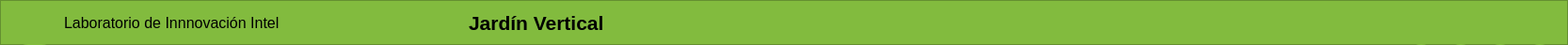
        <widget class="QFrame" name="frame_superior">
         <property name="minimumSize">
          <size>
           <width>0</width>
           <height>48</height>
          </size>
         </property>
         <property name="maximumSize">
          <size>
           <width>16777215</width>
           <height>48</height>
          </size>
         </property>
         <property name="styleSheet">
          <string notr="true">QFrame{
background-color: rgb(130,187,62);
}

QPushButton{
border-radius:18px;
background-color: rgb(130,187,62);
}

QPushButton:hover{
background-color: rgb(78,118,34);
}</string>
         </property>
         <property name="frameShape">
          <enum>QFrame::StyledPanel</enum>
         </property>
         <property name="frameShadow">
          <enum>QFrame::Raised</enum>
         </property>
         <layout class="QHBoxLayout" name="horizontalLayout_2">
          <item>
           <widget class="QPushButton" name="btn_menu">
            <property name="minimumSize">
             <size>
              <width>50</width>
              <height>36</height>
             </size>
            </property>
            <property name="maximumSize">
             <size>
              <width>50</width>
              <height>36</height>
             </size>
            </property>
            <property name="styleSheet">
             <string notr="true">QPushButton:hover{
background-color: rgb(78,118,34);
border-radius: 5px
}</string>
            </property>
            <property name="text">
             <string/>
            </property>
            <property name="icon">
             <iconset>
              <normaloff>icons2/menu (2).svg</normaloff>icons2/menu (2).svg</iconset>
            </property>
            <property name="iconSize">
             <size>
              <width>36</width>
              <height>36</height>
             </size>
            </property>
           </widget>
          </item>
          <item>
           <widget class="QLabel" name="label_2">
            <property name="font">
             <font>
              <family>Arial</family>
              <pointsize>12</pointsize>
             </font>
            </property>
            <property name="text">
             <string>Laboratorio de Innnovación Intel</string>
            </property>
           </widget>
          </item>
          <item>
           <spacer name="horizontalSpacer_6">
            <property name="orientation">
             <enum>Qt::Horizontal</enum>
            </property>
            <property name="sizeHint" stdset="0">
             <size>
              <width>195</width>
              <height>20</height>
             </size>
            </property>
           </spacer>
          </item>
          <item>
           <widget class="QLabel" name="label_3">
            <property name="font">
             <font>
              <family>Arial</family>
              <pointsize>16</pointsize>
              <weight>75</weight>
              <bold>true</bold>
             </font>
            </property>
            <property name="text">
             <string>Jardín Vertical</string>
            </property>
           </widget>
          </item>
          <item>
           <spacer name="horizontalSpacer">
            <property name="orientation">
             <enum>Qt::Horizontal</enum>
            </property>
            <property name="sizeHint" stdset="0">
             <size>
              <width>844</width>
              <height>20</height>
             </size>
            </property>
           </spacer>
          </item>
          <item>
           <widget class="QPushButton" name="btn_min">
            <property name="minimumSize">
             <size>
              <width>36</width>
              <height>36</height>
             </size>
            </property>
            <property name="maximumSize">
             <size>
              <width>36</width>
              <height>36</height>
             </size>
            </property>
            <property name="text">
             <string/>
            </property>
            <property name="icon">
             <iconset>
              <normaloff>icons2/minus (4).svg</normaloff>icons2/minus (4).svg</iconset>
            </property>
            <property name="iconSize">
             <size>
              <width>36</width>
              <height>36</height>
             </size>
            </property>
           </widget>
          </item>
          <item>
           <widget class="QPushButton" name="btn_max">
            <property name="minimumSize">
             <size>
              <width>36</width>
              <height>36</height>
             </size>
            </property>
            <property name="maximumSize">
             <size>
              <width>36</width>
              <height>36</height>
             </size>
            </property>
            <property name="text">
             <string/>
            </property>
            <property name="icon">
             <iconset>
              <normaloff>icons2/chevrons-up (3).svg</normaloff>icons2/chevrons-up (3).svg</iconset>
            </property>
            <property name="iconSize">
             <size>
              <width>36</width>
              <height>36</height>
             </size>
            </property>
           </widget>
          </item>
          <item>
           <widget class="QPushButton" name="btn_normal">
            <property name="minimumSize">
             <size>
              <width>36</width>
              <height>36</height>
             </size>
            </property>
            <property name="maximumSize">
             <size>
              <width>36</width>
              <height>36</height>
             </size>
            </property>
            <property name="text">
             <string/>
            </property>
            <property name="icon">
             <iconset>
              <normaloff>icons2/chevrons-down (3).svg</normaloff>icons2/chevrons-down (3).svg</iconset>
            </property>
            <property name="iconSize">
             <size>
              <width>36</width>
              <height>36</height>
             </size>
            </property>
           </widget>
          </item>
          <item>
           <widget class="QPushButton" name="btn_cerrar">
            <property name="minimumSize">
             <size>
              <width>36</width>
              <height>36</height>
             </size>
            </property>
            <property name="maximumSize">
             <size>
              <width>36</width>
              <height>36</height>
             </size>
            </property>
            <property name="styleSheet">
             <string notr="true">QPushButton:hover{
background-color: rgb(230,0,0);
}</string>
            </property>
            <property name="text">
             <string/>
            </property>
            <property name="icon">
             <iconset>
              <normaloff>icons2/x (4).svg</normaloff>icons2/x (4).svg</iconset>
            </property>
            <property name="iconSize">
             <size>
              <width>36</width>
              <height>36</height>
             </size>
            </property>
           </widget>
          </item>
         </layout>
        </widget>
